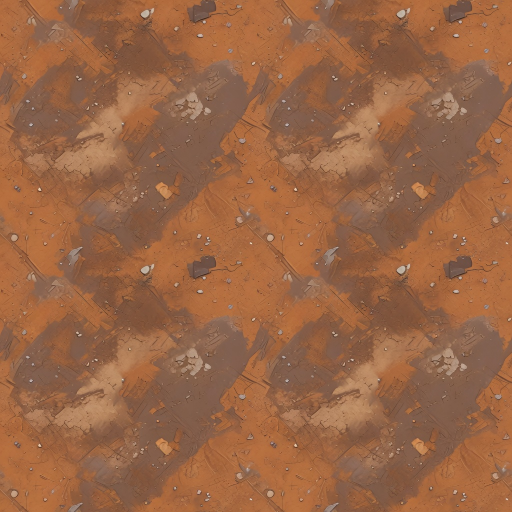
#> input picture assets/source/grok/monster-arena/arena-dirt-source-a.png, 1024 x 1024 px (shown at 1/2 size)
$ python process-monster-arena-art.py
#> lines starting #> are read from the running program, lines starting #| are printed output that depends on the picture
#> in _make_ground_assets, source_a is the input picture: PIL image 1024x1024 RGB; mean R, G, B 153.2, 101.5, 69.6
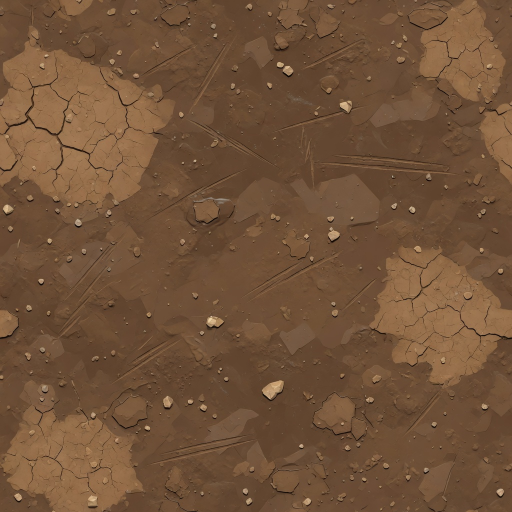
#> input picture assets/source/grok/monster-arena/arena-dirt-source-b.png, 1024 x 1024 px (shown at 1/2 size)
#> in _make_ground_assets, source_b is the input picture: PIL image 1024x1024 RGB; mean R, G, B 113.8, 82.7, 57.1
#!/usr/bin/env python3
"""Convert Monster Arena source art into compact, game-ready raster assets."""

from __future__ import annotations

import math
from pathlib import Path

import numpy as np
from PIL import Image, ImageChops, ImageEnhance, ImageFilter, ImageOps


ROOT = Path(__file__).resolve().parents[1]
SOURCE = ROOT / "assets/source/grok/monster-arena"
MATERIALS = ROOT / "assets/racing/monster-arena/materials"
VFX = ROOT / "assets/racing/monster-arena/vfx"
DECALS = ROOT / "assets/racing/monster-arena/decals"


def _smoothstep(value: float) -> float:
    value = max(0.0, min(1.0, value))
    return value * value * (3.0 - 2.0 * value)


def _edge_safe(image: Image.Image, size: int = 1024) -> Image.Image:
    """Keep the authored center while giving the final texture periodic edges."""
#> called with size = 1024

    source = ImageOps.fit(image.convert("RGB"), (size, size), Image.Resampling.LANCZOS)
    half = size // 2
    seed = ImageOps.fit(source, (half, half), Image.Resampling.LANCZOS)
    periodic = Image.new("RGB", (size, size))
#> periodic: PIL image 1024x1024 RGB; every value is 0
    periodic.paste(seed, (0, 0))
    periodic.paste(ImageOps.mirror(seed), (half, 0))
    periodic.paste(ImageOps.flip(seed), (0, half))
    periodic.paste(ImageOps.flip(ImageOps.mirror(seed)), (half, half))

    # A soft square falloff preserves original, non-symmetric macro detail in
    # the center but lets the guaranteed-periodic image own the outer 18%.
    mask = Image.new("L", (size, size))
#> mask: PIL image 1024x1024 L; every value is 0
    pixels = mask.load()
    edge = size * 0.18
    for y in range(size):
        dy = min(y, size - 1 - y)
        for x in range(size):
            dx = min(x, size - 1 - x)
            pixels[x, y] = round(255 * _smoothstep(min(dx, dy) / edge))
    mask = mask.filter(ImageFilter.GaussianBlur(size * 0.018))
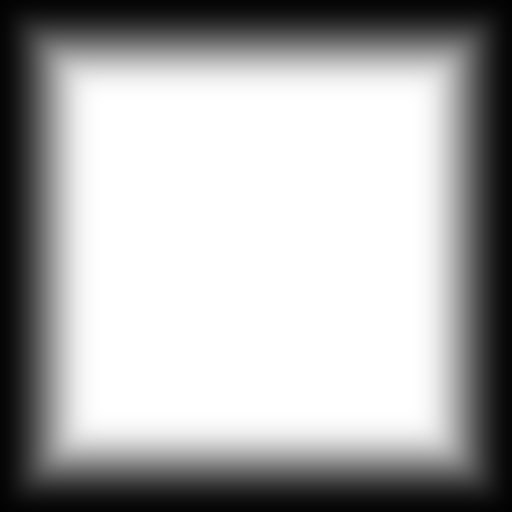
#> mask: PIL image 1024x1024 L (shown at 1/2 size); min 1, max 255, mean 172.6
    result = Image.composite(source, periodic, mask)
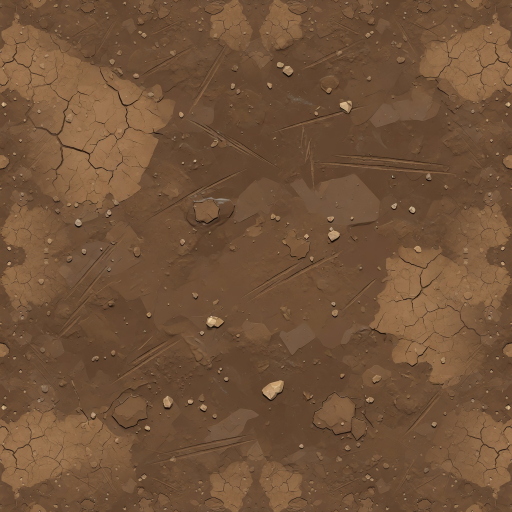
#> result: PIL image 1024x1024 RGB (shown at 1/2 size); mean R, G, B 114.3, 83.1, 57.4

    # Exact one-pixel equality avoids mip seam leakage.
    result.paste(result.crop((0, 0, 1, size)), (size - 1, 0))
    result.paste(result.crop((0, 0, size, 1)), (0, size - 1))
    return result


# [19 lines left out: functions _normal_from_height, _roughness_from_color, not called in this run]


def _save_webp(image: Image.Image, path: Path, quality: int = 88) -> None:
    path.parent.mkdir(parents=True, exist_ok=True)
    image.save(path, "WEBP", quality=quality, method=6, exact=True)


def _make_ground_assets() -> None:
    source_a = Image.open(SOURCE / "arena-dirt-source-a.png")
    source_b = Image.open(SOURCE / "arena-dirt-source-b.png")
    base = _edge_safe(source_b)
    macro = _edge_safe(source_a)
#> call 2 of _edge_safe, with size = 1024
#> in _edge_safe (call 2), `seed = ImageOps.fit(source, (half, half), Image.Resampling.LANCZOS)`:
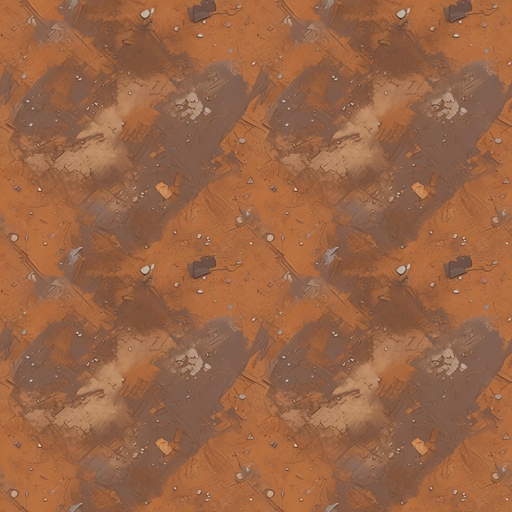
#> seed: PIL image 512x512 RGB; mean R, G, B 153.2, 101.5, 69.6
#> in _edge_safe (call 2), `periodic.paste(ImageOps.mirror(seed), (half, 0))`:
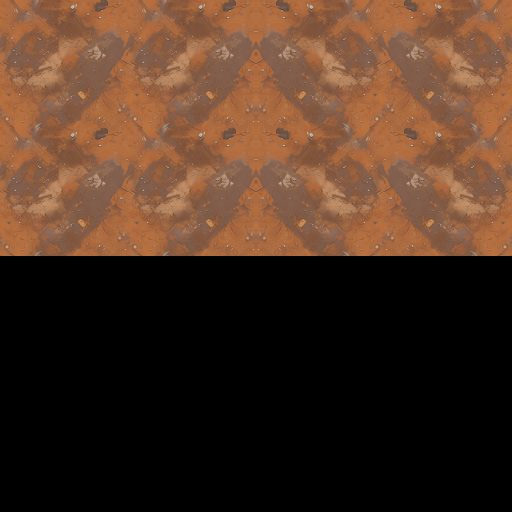
#> periodic: PIL image 1024x1024 RGB (shown at 1/2 size); mean R, G, B 76.6, 50.8, 34.8
#> in _edge_safe (call 2), `periodic.paste(ImageOps.flip(seed), (0, half))`:
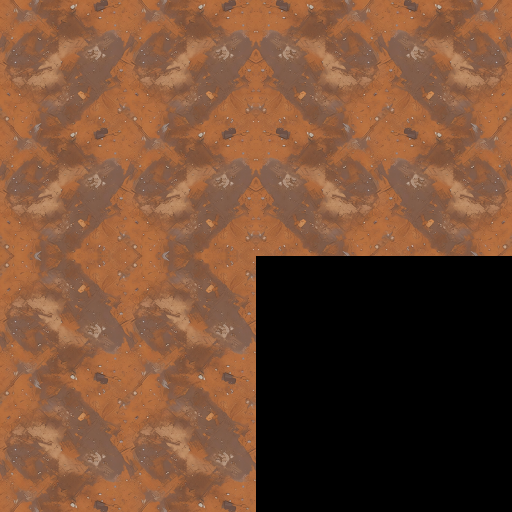
#> periodic: PIL image 1024x1024 RGB (shown at 1/2 size); mean R, G, B 114.9, 76.1, 52.2
#> in _edge_safe (call 2), `periodic.paste(ImageOps.flip(ImageOps.mirror(seed)), (half, half))`:
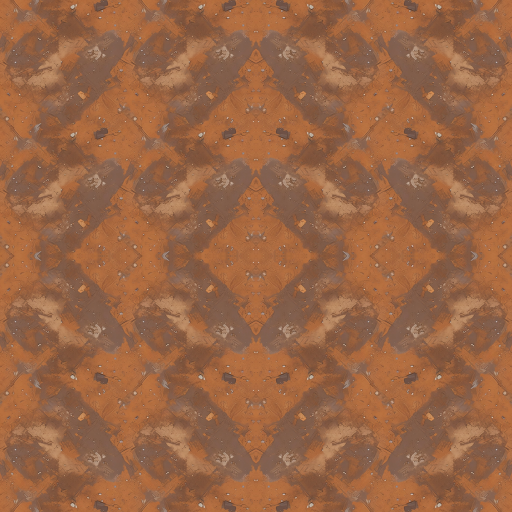
#> periodic: PIL image 1024x1024 RGB (shown at 1/2 size); mean R, G, B 153.2, 101.5, 69.6
    # Pull the generated orange source into the established Kaki umber range.
    macro = ImageEnhance.Color(macro).enhance(0.74)
    macro = ImageEnhance.Contrast(macro).enhance(0.92)
    color = Image.blend(base, macro, 0.23)
    color = ImageEnhance.Color(color).enhance(0.9)
    color = ImageEnhance.Contrast(color).enhance(1.04)
    _save_webp(color, MATERIALS / "arena-dirt-color.webp", 90)
    _save_webp(_normal_from_height(color), MATERIALS / "arena-dirt-normal.webp", 86)
    _save_webp(_roughness_from_color(color), MATERIALS / "arena-dirt-roughness.webp", 88)

    # The macro plate is sampled once over the arena by a shader overlay. Heavy
    # blur prevents it from competing with target silhouettes.
    macro_plate = macro.resize((512, 512), Image.Resampling.LANCZOS).filter(ImageFilter.GaussianBlur(7.5))
    _save_webp(macro_plate, MATERIALS / "arena-dirt-macro.webp", 82)


# [57 lines left out: functions _make_procedural_decals, _make_vfx_atlas, _make_crowd_strip, not called in this run]


def main() -> None:
    _make_ground_assets()
    _make_procedural_decals()
    _make_vfx_atlas()
    _make_crowd_strip()
    print(f"MONSTER_MATERIALS={MATERIALS}")
    print(f"MONSTER_DECALS={DECALS}")
    print(f"MONSTER_VFX={VFX}")


if __name__ == "__main__":
#> (the run stopped early here; a loop or call above may not have finished)
